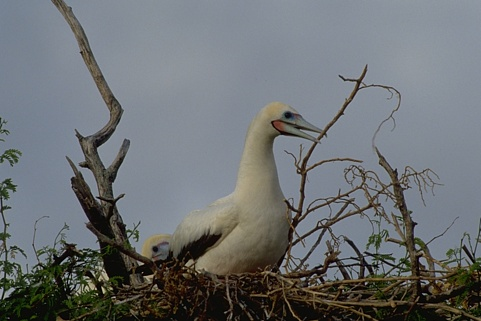
%> input picture testimg.jpg, 481 x 321 px
$ octave demo_trpca_tubesparse_image.m   (GNU Octave 9; MATLAB toolbox functions it lacks are replaced by stand-ins)
%> lines starting %> are read from the running program, lines starting %| are printed output that depends on the picture
addpath(genpath(cd))
clear;
clc;
close all;
rng('default');
%%
pic_name = './testimg.jpg';
X = double(imread(pic_name));
X = X/255;
maxP = max(abs(X(:)));
%> maxP = 0.78
[n1,n2,n3] = size(X);
%> n1 = 321; n2 = 481; n3 = 3
Xn = X;
%%
R = zeros(n1,n2,n3);  % for multi tube noise
rhos = 0.2;
temp = (rand(n1,n2)<rhos);
R(:,:,1:n3) = repmat(temp,[1 1 3]);
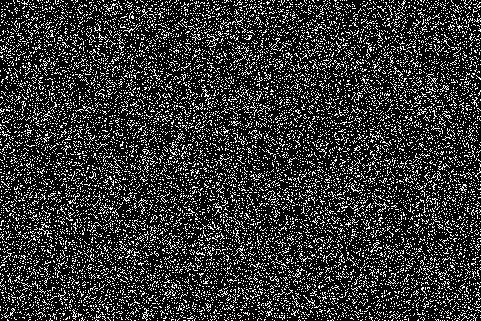
%> R: size 321x481x3 double; values 0 (black) and 1 (white), 20.1% white in thin lines or dots
S = randn(size(X));
S = S.*R;
%%
Xn = Xn+S;
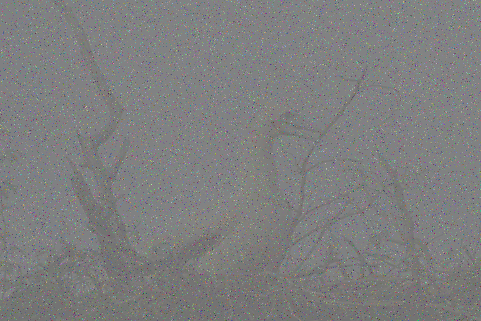
%> Xn: size 321x481x3 double; mean R, G, B 0.425, 0.442, 0.451; drawn with min black and max white
%%
opts.mu = 1e-4;
opts.max_mu = 1e10;
opts.tol = 1e-8;
opts.rho = 1.1;
opts.max_iter = 500;
opts.DEBUG = 1;
[n1,n2,n3] = size(Xn);
lambda = 1/sqrt(max(n1,n2)*n3);
%> lambda = 0.0263
fun1 = 'scad' ;      f1_gamma = 100 ;
fun2 = 'lp' ;        f2_gamma = 0.5 ;
%%
tic
%> (the run ends here)
